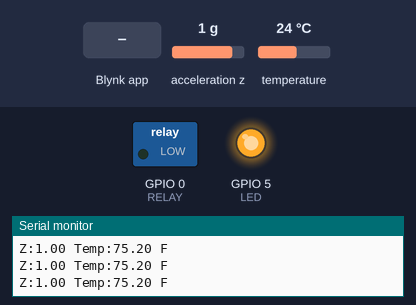
A sketch run on a simulated ESP8266 (NodeMCU). On the bench: switched loads named in the sketch (green lamp = pin HIGH), output pins drawn as LEDs (lit = HIGH), the last lines printed to the serial monitor. Dashed ring = blinking. The inputs (shaded band) are chosen by the test bench; at power-on: acceleration z 1 g, temperature 24 °C. WiFi joins after 1.5 s; servers stay silent unless stated.

Above: at 3.07 s.
3.1 s: Blynk app writes 1 to V2
At 4.8 s:
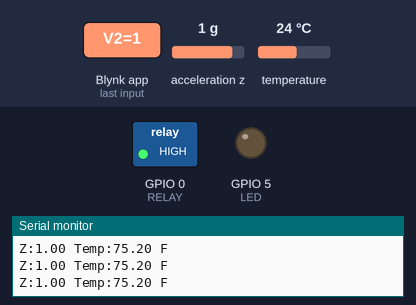
At 5.8 s:
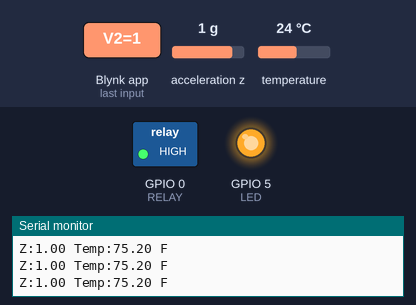
6.1 s: acceleration z set to 0.1 g
8.5 s: acceleration z set to -0.2 g
At 10.5 s:
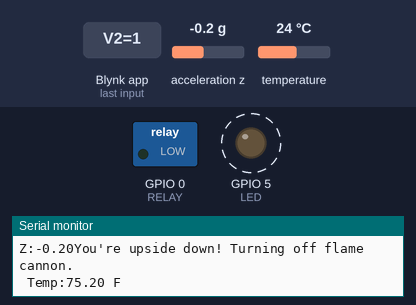
Timing chart, 0 to 16.0 s (numbered marks = the images above; inputs shaded):
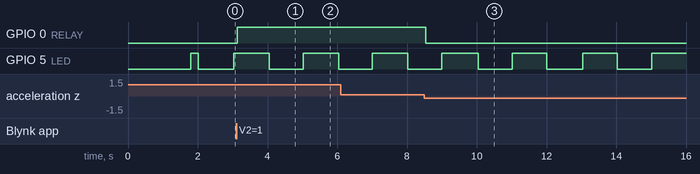

The sketch:

ESP8266_Accel_SSR_Demo.ino
```cpp
// (licence header left out)
#define BLYNK_PRINT Serial    // Comment this out to disable prints and save space
#include <ESP8266WiFi.h>
#include <BlynkSimpleEsp8266.h>
#include <SimpleTimer.h>

SimpleTimer timer;

#include "SparkFunLSM6DS3.h" //
#include "Wire.h"
#include "SPI.h"

char auth[] = "my auth code";
char ssid[] = "wifi id";
char pass[] = "wifi pw";

LSM6DS3 myIMU; //Default constructor is I2C, addr 0x6B

boolean notifyBlynkPlease = false;

boolean safetyOverride = false; //Keeps track of whether or not it's safe to fire cannon

#define RELAY 0
#define LED 5

void setup()
{
  pinMode(RELAY, OUTPUT);
  pinMode(LED, OUTPUT);

  Serial.begin(57600);

  myIMU.begin(); //Configure the IMU

  timer.setInterval(110L, sendUpdate); //Start timer to send report to blynk every 500ms
  timer.setInterval(1000L, blink); //Blink the status LED

  Blynk.begin(auth, ssid, pass); //Log into Blynk server
}

void loop()
{
  Blynk.run();
  timer.run();

  float z = myIMU.readFloatAccelZ();

  Serial.print("Z:");
  Serial.print(z, 2);

  if(z < 0)
  {
    Serial.println("You're upside down! Turning off flame cannon.");

    notifyBlynkPlease = true;
    safetyOverride = true; //Disable user control
    digitalWrite(RELAY, LOW);
  }
  else
    safetyOverride = false; //It's ok to fire the cannon

  Serial.print(" Temp:");
  Serial.print(myIMU.readTempF(), 2);
  Serial.print(" F ");

  Serial.println();

  delay(50);
}

//Send the latest data to blynk
void sendUpdate()
{

  //Display z on the phone
  Blynk.virtualWrite(V1, myIMU.readFloatAccelZ());

  //Display temp on the phone
  Blynk.virtualWrite(V0, myIMU.readTempF());

  if(notifyBlynkPlease == true)
  {
    notifyBlynkPlease = false;
    Blynk.notify("You're upside down! Turning off flame cannon."); //Push a message to the phone
  }
}

//Check if user pressed the flame cannon button on their phone
BLYNK_WRITE(V2)
{
  Serial.print("Got a value: ");
  Serial.println(param.asInt());

  if(param.asInt() == 1)
  {
    Serial.println("Phone button pressed");
    if(safetyOverride == false)
    {
      Serial.println("Activating fire cannon");
      digitalWrite(RELAY, HIGH);
    }
    else
      digitalWrite(RELAY, LOW);
  }
  else
    digitalWrite(RELAY, LOW);
}

//Show me you are alive
//Toggle/Blink the onboard LED every second
void blink()
{
  if(digitalRead(LED) == LOW) digitalWrite(LED, HIGH);
  else digitalWrite(LED, LOW);
}
```

Measured:
- the behaviour switches between 0 and -0.1 g on acceleration z (found by bisection; images 2 and 3)
- after the input at 3.1 s, GPIO 0 (RELAY): LOW → HIGH at once
- after the input at 8.5 s, GPIO 0 (RELAY): HIGH → LOW at once
- by itself, GPIO 5 (LED): alternates HIGH for 0.98 s and LOW for 0.98 s
